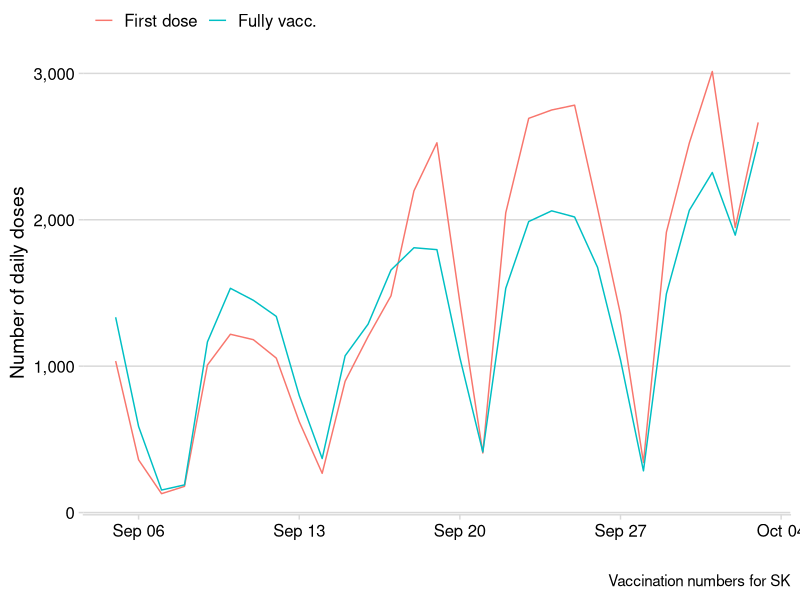
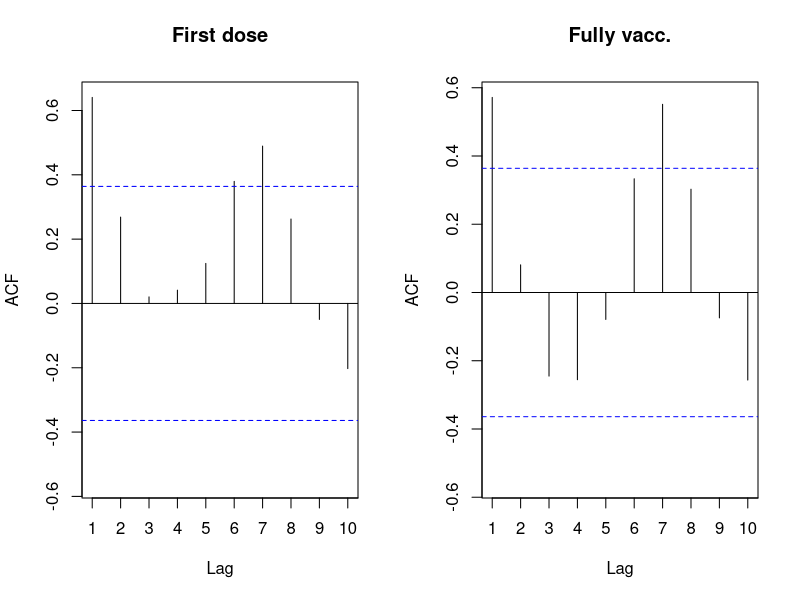

Recreate these plots in R, in order.
## ---- chunk 1
library(knitr)
hook_output = knit_hooks$get('output')
knit_hooks$set(output = function(x, options) {
  # this hook is used only when the linewidth option is not NULL
  if (!is.null(n <- options$linewidth)) {
    x = knitr:::split_lines(x)
    # any lines wider than n should be wrapped
    if (any(nchar(x) > n)) x = strwrap(x, width = n)
    x = paste(x, collapse = '\n')
  }
  hook_output(x, options)
})

knitr::opts_chunk$set(cache = FALSE, message = FALSE,
                      linewidth = 50)
## ---- chunk 2
library(tidyverse)
library(dslabs)

# Rename variables
dataset <- divorce_margarine |> 
  rename(div = divorce_rate_maine,
         marg = margarine_consumption_per_capita)
## ---- chunk 3
# 1. Pearson correlation
dataset |> 
  summarise(sxy = cov(div, marg),
            s2x = var(div),
            s2y = var(marg)) |> 
  mutate(corr = sxy/sqrt(s2x * s2y))
## ---- chunk 4
# Or even simpler
dataset |> 
  summarise(corr = cor(div, marg))
## ---- chunk 5
# 2. Spearman correlation
dataset |> 
  summarise(corr = cor(div, marg, method = "spearman"))
## ---- chunk 6
nobs <- nrow(dataset)
dataset |> 
  mutate(div_rk = rank(div),
         marg_rk = rank(marg),
         diff = div_rk - marg_rk) |> 
  summarise(corr = 1 - 6*sum(diff^2)/(nobs*(nobs^2 - 1)))
## ---- chunk 7
# Also equal to Pearson corr. of ranks
dataset |> 
  mutate(div_rk = rank(div),
         marg_rk = rank(marg)) |> 
  summarise(corr = cor(div_rk, marg_rk))
## ---- chunk 8
library(tidyverse)
library(lubridate)
library(cowplot)

data_vax <- read_csv("vaccines.csv")
data_vax |> 
  filter(Date >= max(Date) - weeks(4)) |> 
  pivot_longer(!Date, names_to = "type",
               values_to = "count") |>
  mutate(type = factor(type, 
                       levels = c("first_dose", "full_dose"),
                       labels = c("First dose", "Fully vacc."))) |> 
  ggplot(aes(x = Date, y = count,
             colour = type)) +
  geom_line() +
  theme_minimal_hgrid() +
  scale_colour_discrete(name = "") +
  theme(legend.position = "top") +
  labs(caption = "Vaccination numbers for SK") +
  xlab("") + ylab("Number of daily doses") +
  scale_y_continuous(labels = scales::comma)
## ---- chunk 9
library(forecast)
data_vax <- data_vax |>
  filter(Date >= max(Date) - weeks(4))

par(mfrow = c(1, 2))
Acf(data_vax$first_dose, main = "First dose", lag.max = 10)
Acf(data_vax$full_dose, main = "Fully vacc.", lag.max = 10)
